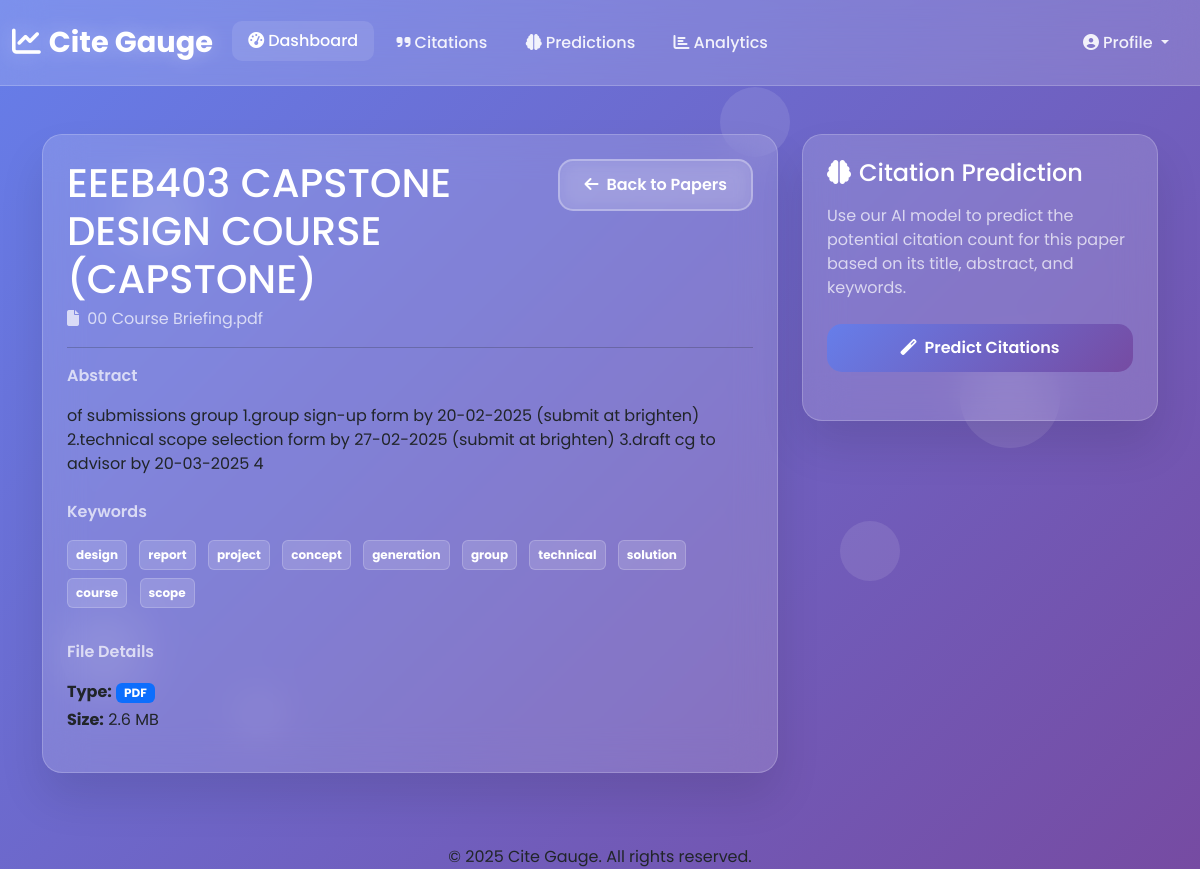
/research-paper/2/ (signed in), run on the app's committed database.
### user/models.py (models this page shows, shortened)
class ResearchPaper(models.Model):
    user = models.ForeignKey(
        CustomUser,
        on_delete=models.CASCADE,
        related_name='research_papers',
        help_text="User who uploaded the document"
    )
    filename = models.CharField(
        max_length=255,
        help_text="Original filename of the uploaded document"
    )
    title = models.TextField(
        help_text="Extracted or generated title from the document"
    )
    abstract = models.TextField(
        blank=True,
        null=True,
        help_text="Extracted abstract or summary from the document"
    )
    keywords = models.JSONField(
        default=list,
        help_text="List of extracted keywords from the document"
    )
    file_size = models.PositiveIntegerField(
        help_text="Size of the original file in bytes"
    )
    file_type = models.CharField(
        max_length=10,
        help_text="File extension (pdf, docx, txt)"
    )
    uploaded_at = models.DateTimeField(auto_now_add=True)
    updated_at = models.DateTimeField(auto_now=True)
    class Meta:
        ordering = ['-updated_at']
        unique_together = ['user', 'filename']  # Prevent duplicate filenames per user
        indexes = [
            models.Index(fields=['user', 'filename']),
            models.Index(fields=['uploaded_at']),
        ]
    def get_file_size_display(self):
        size = self.file_size
        for unit in ['B', 'KB', 'MB', 'GB']:
            if size < 1024.0:
                return f"{size:.1f} {unit}"
            size /= 1024.0
        return f"{size:.1f} TB"

### cite_guage/views.py (the view, shortened to what this page needs)
# urls.py: path('research-paper/<int:pk>/', ResearchPaperDetail.as_view(), name='Research_paper_detail')
class ResearchPaperDetail(LoginRequiredMixin, DetailView):
    model = ResearchPaper
    template_name='cite_guage/research_paper_detail.html'
    context_object_name = 'paper'
    login_url = '/user/login/'
    def get_queryset(self):
        return ResearchPaper.objects.filter(user=self.request.user)

### templates/cite_guage/research_paper_detail.html (shortened to what this page needs)
{% extends "base.html" %}
{% load static %}
{% block main_content %}
<div class="container mt-5 mb-5">
    <div class="row">
        <div class="col-lg-8">
            <div class="glass-card p-4 mb-4">
                <div class="d-flex justify-content-between align-items-start mb-3">
                    <div>
                        <h1 class="text-white mb-1">{{ paper.title }}</h1>
                        <p class="text-glass-muted mb-0">
                            <i class="fas fa-file me-1"></i> {{ paper.filename }}
                        </p>
                    </div>
                    <a href="{% url 'my_papers' %}" class="btn btn-secondary-glass flex-shrink-0 ms-3">
                        <i class="fas fa-arrow-left me-2"></i>Back to Papers
                    </a>
                </div>
                <hr class="border-glass">
                <div class="mb-4">
                    <p class="detail-label">Abstract</p>
                    <p class="text-white-80">{{ paper.abstract|default:"No abstract provided." }}</p>
                </div>
                <div class="mb-4">
                    <p class="detail-label">Keywords</p>
                    {% if paper.keywords %}
                        {% for keyword in paper.keywords %}
                            <span class="badge keyword-badge p-2 me-2 mb-2">{{ keyword }}</span>
                        {% endfor %}
                    {% else %}
                        <p class="text-white-80">No keywords provided.</p>
                    {% endif %}
                </div>
                <div>
                    <p class="detail-label">File Details</p>
                    <p class="text-white-80 mb-1">
                        <strong>Type:</strong> <span class="badge bg-primary">{{ paper.file_type|upper }}</span>
                    </p>
                    <p class="text-white-80">
                        <strong>Size:</strong> {{ paper.get_file_size_display }}
                    </p>
                </div>
            </div>
        </div>
        <div class="col-lg-4">
            <div class="glass-card p-4">
                <h4 class="text-white mb-3"><i class="fas fa-brain me-2"></i>Citation Prediction</h4>
                <p class="text-glass-muted mb-4">
                    Use our AI model to predict the potential citation count for this paper based on its title, abstract, and keywords.
                </p>
                <form method="post" action="{% url 'Research_paper_detail' paper.pk %}">
                    <button type="submit" class="btn btn-primary-glass w-100 mb-4">
                        <i class="fas fa-magic me-2"></i>Predict Citations
                    </button>
                </form>
            </div>
        </div>
    </div>
</div>
{% endblock main_content %}

### static/css/style.css (style rules this page uses)
* { margin: 0; padding: 0; box-sizing: border-box; }
body { font-family: "Poppins", sans-serif; min-height: 100vh; background: linear-gradient(135deg, #667eea 0%, #764ba2 100%); position: relative; overflow-x: hidden; }
.glass-card { background: rgba(255, 255, 255, 0.15); backdrop-filter: blur(20px); -webkit-backdrop-filter: blur(20px); border-radius: 20px; border: 1px solid rgba(255, 255, 255, 0.2); box-shadow: 0 25px 45px rgba(0, 0, 0, 0.1); padding: 1.5rem; transition: all 0.3s ease; margin-bottom: 1.5rem; }
.btn-primary-glass { background: linear-gradient(135deg, #667eea 0%, #764ba2 100%); border: none; border-radius: 15px; color: white; font-weight: 600; padding: 0.75rem 1.5rem; transition: all 0.3s ease; position: relative; overflow: hidden; }
.btn-secondary-glass { background: rgba(255, 255, 255, 0.1); border: 2px solid rgba(255, 255, 255, 0.3); border-radius: 15px; color: white; font-weight: 600; padding: 0.75rem 1.5rem; transition: all 0.3s ease; backdrop-filter: blur(10px); }
.text-glass-muted { color: rgba(255, 255, 255, 0.7); }
.text-white { color: white !important; }

### templates/cite_guage/research_paper_detail.html (style rules this page uses)
.detail-label { font-weight: 600; color: rgba(255, 255, 255, 0.7); }
.keyword-badge { background-color: rgba(255, 255, 255, 0.15); border: 1px solid rgba(255, 255, 255, 0.2); color: #fff; }

### data on the page
ResearchPaper: title "EEEB403 CAPSTONE DESIGN COURSE (CAPSTONE)", filename "00 Course Briefing.pdf", abstract "of submissions group 1.group sign-up form by 20-02-2025 (submit at brighten) 2.technical scope selection form by 27-02-2025 (submit at brighten) 3.draft cg to advisor by 20-03-2025 4", file_type "PDF", file_size "2.6 MB"

### other printed values
{{ keyword }} "design" "report" "project" "concept" "generation" "group" "technical" "solution" "course" "scope"
